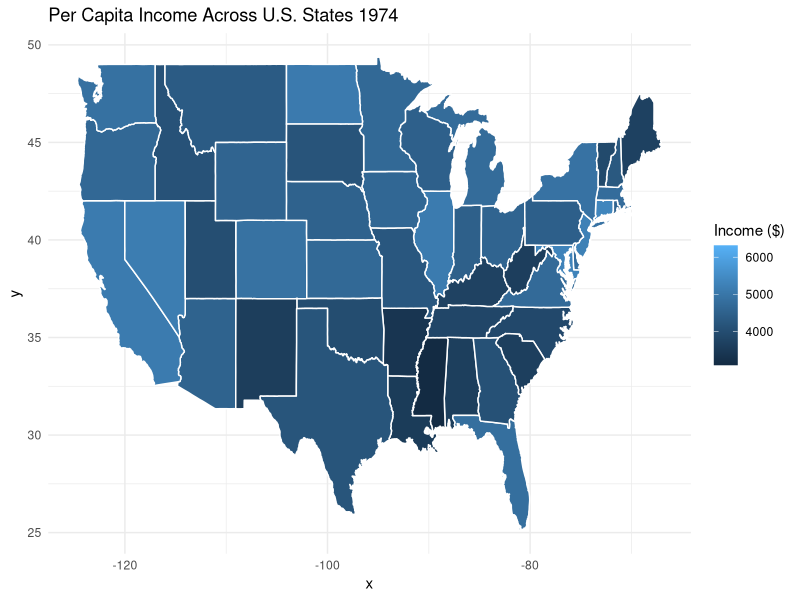

Reproduce this figure in R.
## ---- chunk 1
library(tidyverse)
library(maps)

states <- as_tibble(state.x77) |>
  mutate(region = tolower(state.name))

states_map <- map_data("state")

ggplot(states, aes(map_id = region)) +
  geom_map(
    aes(fill = Income),
    map = states_map,
    color = "white"
  ) +
  expand_limits(
    x = states_map$long,
    y = states_map$lat
  ) +
  labs(
    title = "Per Capita Income Across U.S. States 1974",
    fill = "Income ($)"
  ) +
  theme_minimal()
